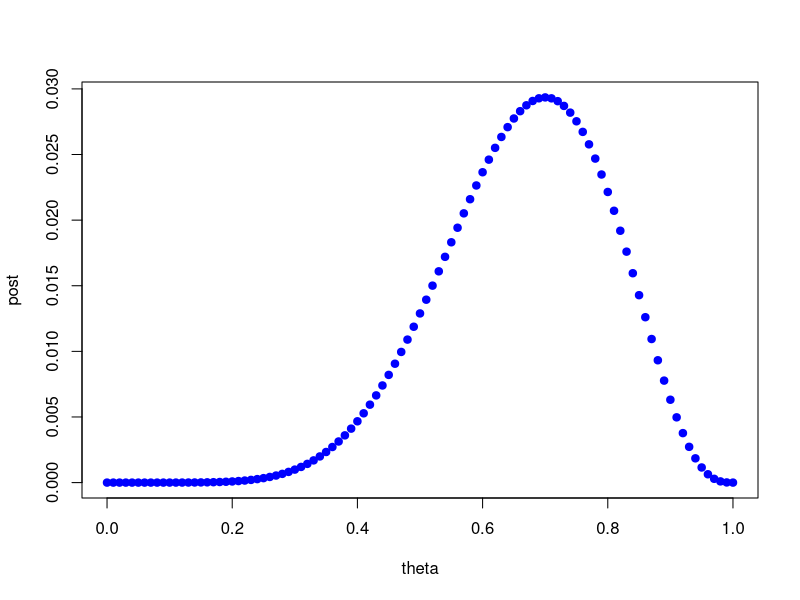
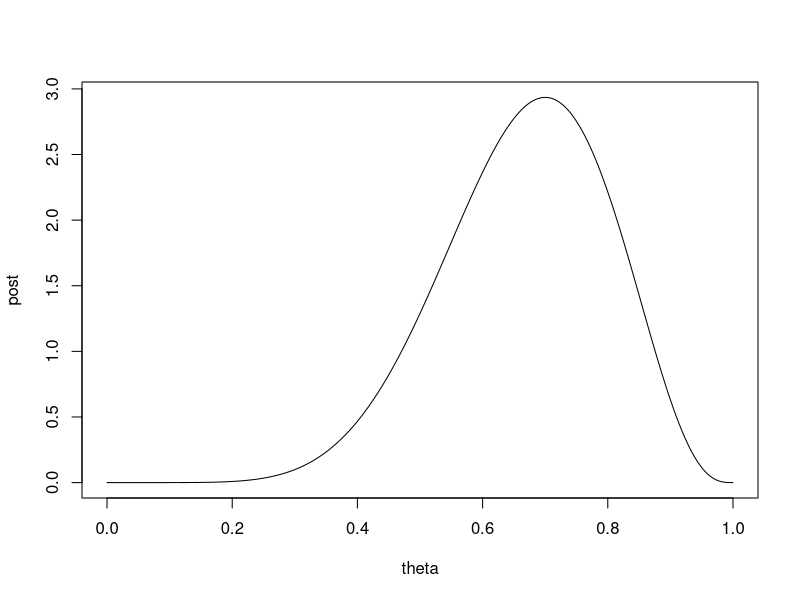
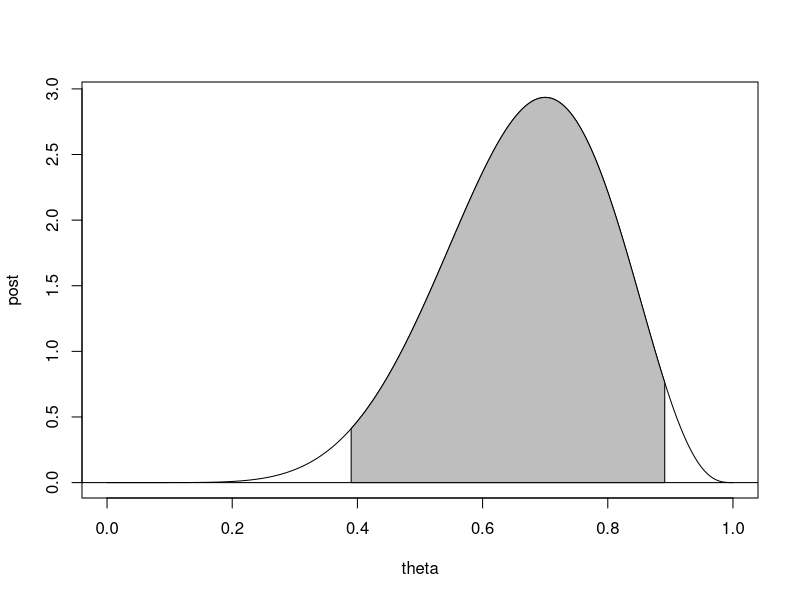

These charts were generated, in order, by the following R code:
n = 10
x = 7
thetaPrior = rep(1/101,101)
theta = seq(0,1,0.01)
likelihood = function(theta,x)  dbinom(x,10,theta)

j = 51   ## gives theta0 = 0.5
theta0 = theta[j]
evidence = sum( thetaPrior*likelihood(theta,x) )
post = thetaPrior[j]*likelihood(theta[j],x) / evidence
post
## for an arbitrary theta:

post = thetaPrior*likelihood(theta,x) / evidence
windows( 9 , 7 )
plot( theta , post , pch=19 , col="blue" )

####  Continuous Uniform Prior
n = 10 
x = 7
theta = seq( 0 , 1 , 0.001 )
post = dbeta( theta , x+1 , n-x+1 )
windows( 9 , 6 )
plot( theta , post , type="l")

lcl = qbeta( 0.025 , x+1 , n-x+1 )
ucl = qbeta( 0.975 , x+1 , n-x+1 )

iLower = which.min( abs( theta - lcl ) )
iUpper = which.min( abs( theta - ucl ) )

windows( 9 , 6 )
plot( theta , post , type="l")
abline( h=0 )
polygon( c(theta[iLower],theta[iLower:iUpper],theta[iUpper],theta[iLower] ),
         c(0,            post[iLower:iUpper], 0            , 0 ) , col="gray" )
         